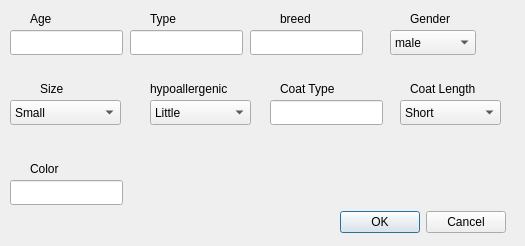
<?xml version="1.0" encoding="UTF-8"?>
<ui version="4.0">
 <class>addClientPhysicalPref</class>
 <widget class="QDialog" name="addClientPhysicalPref">
  <property name="geometry">
   <rect>
    <x>0</x>
    <y>0</y>
    <width>525</width>
    <height>246</height>
   </rect>
  </property>
  <property name="windowTitle">
   <string>Client Physical Preferences</string>
  </property>
  <widget class="QLineEdit" name="lineEdit_5">
   <property name="geometry">
    <rect>
     <x>270</x>
     <y>100</y>
     <width>113</width>
     <height>25</height>
    </rect>
   </property>
  </widget>
  <widget class="QLabel" name="label_7">
   <property name="geometry">
    <rect>
     <x>280</x>
     <y>80</y>
     <width>71</width>
     <height>17</height>
    </rect>
   </property>
   <property name="text">
    <string>Coat Type</string>
   </property>
  </widget>
  <widget class="QLabel" name="label_2">
   <property name="geometry">
    <rect>
     <x>150</x>
     <y>10</y>
     <width>64</width>
     <height>17</height>
    </rect>
   </property>
   <property name="text">
    <string>Type</string>
   </property>
  </widget>
  <widget class="QLineEdit" name="lineEdit_4">
   <property name="geometry">
    <rect>
     <x>10</x>
     <y>180</y>
     <width>113</width>
     <height>25</height>
    </rect>
   </property>
  </widget>
  <widget class="QLabel" name="label">
   <property name="geometry">
    <rect>
     <x>30</x>
     <y>10</y>
     <width>64</width>
     <height>17</height>
    </rect>
   </property>
   <property name="text">
    <string>Age</string>
   </property>
  </widget>
  <widget class="QLabel" name="label_8">
   <property name="geometry">
    <rect>
     <x>410</x>
     <y>80</y>
     <width>81</width>
     <height>17</height>
    </rect>
   </property>
   <property name="text">
    <string>Coat Length</string>
   </property>
  </widget>
  <widget class="QLabel" name="label_9">
   <property name="geometry">
    <rect>
     <x>30</x>
     <y>160</y>
     <width>81</width>
     <height>17</height>
    </rect>
   </property>
   <property name="text">
    <string>Color</string>
   </property>
  </widget>
  <widget class="QLabel" name="label_3">
   <property name="geometry">
    <rect>
     <x>280</x>
     <y>10</y>
     <width>64</width>
     <height>17</height>
    </rect>
   </property>
   <property name="text">
    <string>breed</string>
   </property>
  </widget>
  <widget class="QComboBox" name="comboBox_3">
   <property name="geometry">
    <rect>
     <x>400</x>
     <y>100</y>
     <width>101</width>
     <height>25</height>
    </rect>
   </property>
   <item>
    <property name="text">
     <string>Short</string>
    </property>
   </item>
   <item>
    <property name="text">
     <string>Medium</string>
    </property>
   </item>
   <item>
    <property name="text">
     <string>Long</string>
    </property>
   </item>
  </widget>
  <widget class="QLabel" name="label_6">
   <property name="geometry">
    <rect>
     <x>150</x>
     <y>80</y>
     <width>101</width>
     <height>17</height>
    </rect>
   </property>
   <property name="text">
    <string>hypoallergenic</string>
   </property>
  </widget>
  <widget class="QLineEdit" name="lineEdit_2">
   <property name="geometry">
    <rect>
     <x>130</x>
     <y>30</y>
     <width>113</width>
     <height>25</height>
    </rect>
   </property>
  </widget>
  <widget class="QDialogButtonBox" name="buttonBox">
   <property name="geometry">
    <rect>
     <x>340</x>
     <y>210</y>
     <width>166</width>
     <height>25</height>
    </rect>
   </property>
   <property name="standardButtons">
    <set>QDialogButtonBox::Cancel|QDialogButtonBox::Ok</set>
   </property>
  </widget>
  <widget class="QLabel" name="label_4">
   <property name="geometry">
    <rect>
     <x>410</x>
     <y>10</y>
     <width>64</width>
     <height>17</height>
    </rect>
   </property>
   <property name="text">
    <string>Gender</string>
   </property>
  </widget>
  <widget class="QLineEdit" name="lineEdit_3">
   <property name="geometry">
    <rect>
     <x>250</x>
     <y>30</y>
     <width>113</width>
     <height>25</height>
    </rect>
   </property>
  </widget>
  <widget class="QComboBox" name="comboBox_2">
   <property name="geometry">
    <rect>
     <x>10</x>
     <y>100</y>
     <width>111</width>
     <height>25</height>
    </rect>
   </property>
   <item>
    <property name="text">
     <string>Small</string>
    </property>
   </item>
   <item>
    <property name="text">
     <string>Medium</string>
    </property>
   </item>
   <item>
    <property name="text">
     <string>Big</string>
    </property>
   </item>
  </widget>
  <widget class="QComboBox" name="comboBox_4">
   <property name="geometry">
    <rect>
     <x>150</x>
     <y>100</y>
     <width>101</width>
     <height>25</height>
    </rect>
   </property>
   <item>
    <property name="text">
     <string>Little</string>
    </property>
   </item>
   <item>
    <property name="text">
     <string>Moderate</string>
    </property>
   </item>
   <item>
    <property name="text">
     <string>High</string>
    </property>
   </item>
  </widget>
  <widget class="QLineEdit" name="lineEdit">
   <property name="geometry">
    <rect>
     <x>10</x>
     <y>30</y>
     <width>113</width>
     <height>25</height>
    </rect>
   </property>
  </widget>
  <widget class="QComboBox" name="comboBox">
   <property name="geometry">
    <rect>
     <x>390</x>
     <y>30</y>
     <width>86</width>
     <height>25</height>
    </rect>
   </property>
   <item>
    <property name="text">
     <string>male</string>
    </property>
   </item>
   <item>
    <property name="text">
     <string>female</string>
    </property>
   </item>
  </widget>
  <widget class="QLabel" name="label_5">
   <property name="geometry">
    <rect>
     <x>40</x>
     <y>80</y>
     <width>64</width>
     <height>17</height>
    </rect>
   </property>
   <property name="text">
    <string>Size</string>
   </property>
  </widget>
 </widget>
 <resources/>
 <connections/>
</ui>
